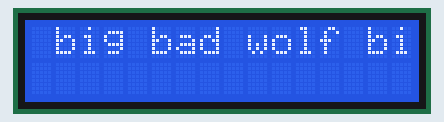
This sketch was run on a simulated Arduino Uno, built with avr-gcc and run on an emulated ATmega328P. Parts: 16×2 character LCD.

Above: at 0.1 s.
At 4.6 s:
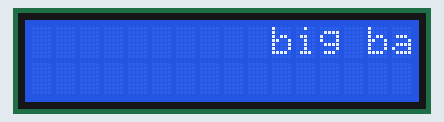
At 9.1 s:
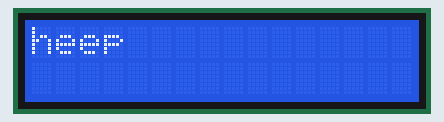
At 18.1 s:
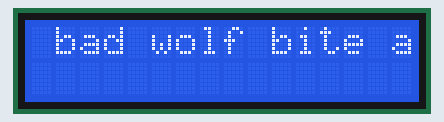
At 27.2 s:
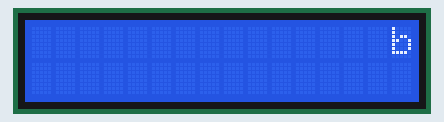
At 36.7 s:
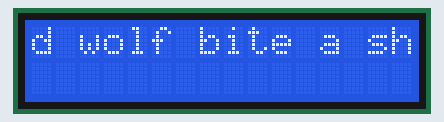

The sketch:

lcd_auto_scrool.ino
```cpp
#include <LiquidCrystal.h>
LiquidCrystal Lcd(13,12,8,7,4,2);
int i;
void setup()
{
  Lcd.begin(16,2);
  Lcd.print("big bad wolf bite a sheep");
}
void loop()
  {
  for(int pos=0;pos<=36;pos++)
  {
    Lcd.scrollDisplayRight();
    delay(500);

  }
  delay(100);
}
```

Measured:
- what the display in image 1 shows lasts 0.5 s, from 4.6 s to 5.1 s
- what the display in image 3 shows lasts 0.6 s, from 18.1 s to 18.7 s
